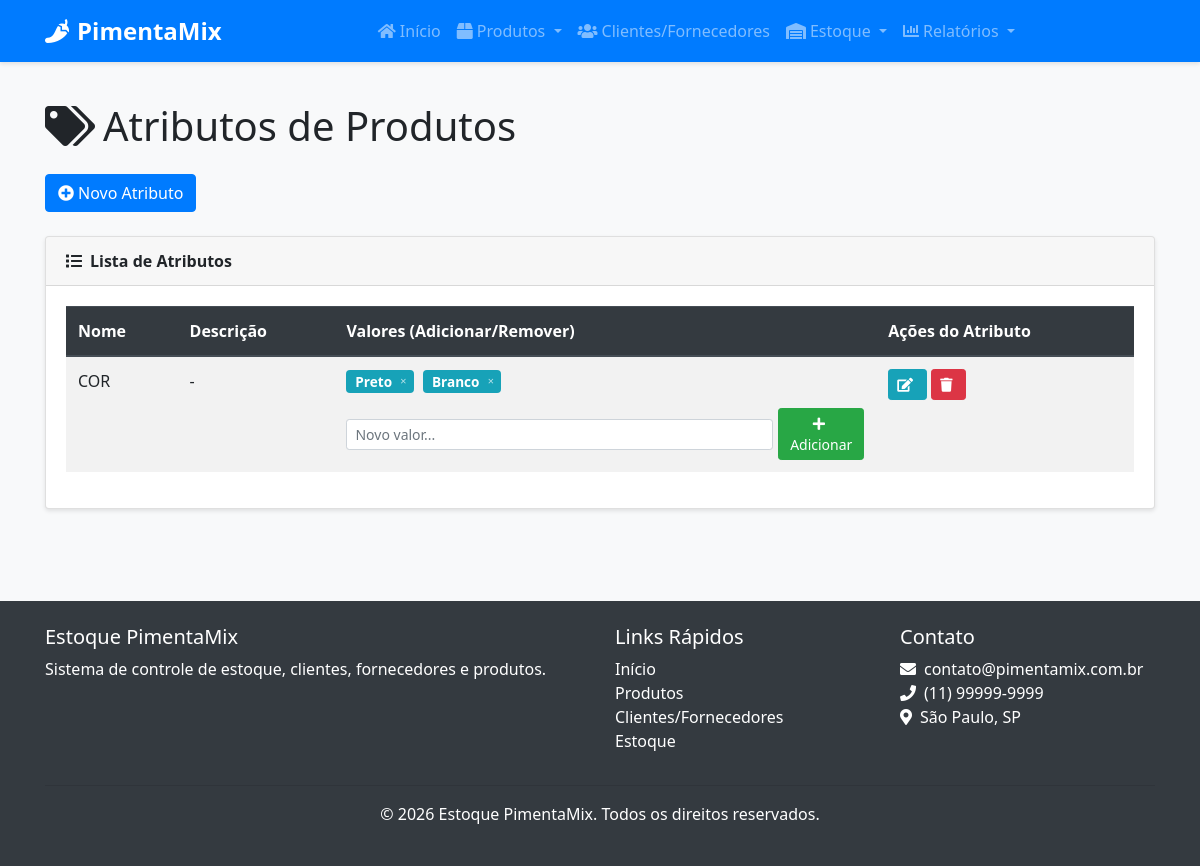
Screenshot of /produtos/atributos with the database file from the repository.
### src/models/produto.py (models this page shows, shortened)
class Atributo(db.Model):
    __tablename__ = 'atributo'
    id = db.Column(db.Integer, primary_key=True)
    nome = db.Column(db.String(50), nullable=False, unique=True)
    descricao = db.Column(db.Text, nullable=True)
    valores = db.relationship('AtributoValor', backref='atributo', lazy=True, cascade="all, delete-orphan")

class AtributoValor(db.Model):
    __tablename__ = 'atributo_valor'
    id = db.Column(db.Integer, primary_key=True)
    atributo_id = db.Column(db.Integer, db.ForeignKey('atributo.id'), nullable=False)
    valor = db.Column(db.String(50), nullable=False)

### src/routes/produto.py (the view)
@produto_bp.route("/atributos")
def listar_atributos():
    atributos = Atributo.query.order_by(Atributo.nome).all()
    return render_template("produto/atributos/listar.html", atributos=atributos, titulo="Atributos")

### src/templates/produto/atributos/listar.html (shortened to what this page needs)
{% extends "base.html" %}
{% block content %}
<div class="container">
    <div class="row">
        <div class="col-12">
            <h1 class="mb-4">
                <i class="fas fa-tags mr-2"></i>Atributos de Produtos
            </h1>
        </div>
    </div>
    <div class="row mb-4">
        <div class="col-12">
            <a href="{{ url_for("produto.novo_atributo") }}" class="btn btn-primary">
                <i class="fas fa-plus-circle mr-1"></i>Novo Atributo
            </a>
        </div>
    </div>
    <div class="row">
        <div class="col-12">
            <div class="card">
                <div class="card-header">
                    <i class="fas fa-list mr-2"></i>Lista de Atributos
                </div>
                <div class="card-body">
                    {% if atributos %}
                    <div class="table-responsive">
                        <table class="table table-hover table-striped">
                            <thead>
                                <tr>
                                    <th>Nome</th>
                                    <th>Descrição</th>
                                    <th>Valores (Adicionar/Remover)</th>
                                    <th>Ações do Atributo</th>
                                </tr>
                            </thead>
                            <tbody>
                                {% for atributo in atributos %}
                                <tr data-atributo-id="{{ atributo.id }}">
                                    <td>{{ atributo.nome }}</td>
                                    <td>{{ atributo.descricao or "-" }}</td>
                                    <td class="valores-cell">
                                        <div class="valores-list mb-2">
                                            {% for valor in atributo.valores %}
                                            <span class="badge badge-info valor-badge" data-valor-id="{{ valor.id }}">
                                                {{ valor.valor }}
                                                <button type="button" class="remove-valor-btn" title="Remover valor">&times;</button>
                                            </span>
                                            {% else %}
                                            <span class="text-muted no-valores">Nenhum valor cadastrado</span>
                                            {% endfor %}
                                        </div>
                                        <form class="add-valor-form" method="post" action="{{ url_for('produto.novo_valor_atributo', atributo_id=atributo.id) }}">
                                            <input type="text" name="valor" class="form-control form-control-sm" placeholder="Novo valor..." required>
                                            <button type="submit" class="btn btn-sm btn-success add-valor-btn">
                                                <i class="fas fa-plus"></i> Adicionar
                                            </button>
                                        </form>
                                    </td>
                                    <td>
                                        <a href="{{ url_for("produto.editar_atributo", id=atributo.id) }}" class="btn btn-sm btn-info" title="Editar Atributo">
                                            <i class="fas fa-edit"></i>
                                        </a>
                                        <button type="button" class="btn btn-sm btn-danger" data-toggle="modal" data-target="#deleteModal{{ atributo.id }}" title="Excluir Atributo">
                                            <i class="fas fa-trash"></i>
                                        </button>
                                    </td>
                                </tr>
                                {% endfor %}
                            </tbody>
                        </table>
                    </div>
                    {% else %}
                    <div class="alert alert-info">
                        <i class="fas fa-info-circle mr-1"></i>
                        Nenhum atributo cadastrado. <a href="{{ url_for("produto.novo_atributo") }}">Cadastre um novo atributo</a>.
                    </div>
                    {% endif %}
                </div>
            </div>
        </div>
    </div>
</div>
{% endblock %}

### src/static/css/style.css (style rules this page uses)
body { font-family: 'Segoe UI', Tahoma, Geneva, Verdana, sans-serif; background-color: #f8f9fa; }
.card { box-shadow: 0 2px 4px rgba(0, 0, 0, 0.1); transition: all 0.3s ease; margin-bottom: 20px; }
.card-header { font-weight: bold; }
.btn i { margin-right: 5px; }
.table thead th { background-color: #343a40; color: white; border-color: #454d55; }
.table-striped tbody tr:nth-of-type(odd) { background-color: rgba(0, 0, 0, 0.05); }
.badge { font-size: 85%; font-weight: 600; padding: 0.35em 0.65em; }

### src/templates/produto/atributos/listar.html (style rules this page uses)
.valor-badge { display: inline-flex; align-items: center; margin-right: 5px; margin-bottom: 5px; padding-right: 0.3em; }
.remove-valor-btn { font-size: 0.8em; margin-left: 5px; padding: 0.1em 0.3em; line-height: 1; background: none; border: none; color: white; opacity: 0.7; cursor: pointer; }
.add-valor-form { display: flex; align-items: center; margin-top: 10px; }
.add-valor-form input { flex-grow: 1; margin-right: 5px; }

### rows the page displays
Atributo: nome "COR", descricao "-"
AtributoValor: valor "Preto"
AtributoValor: valor "Branco"
